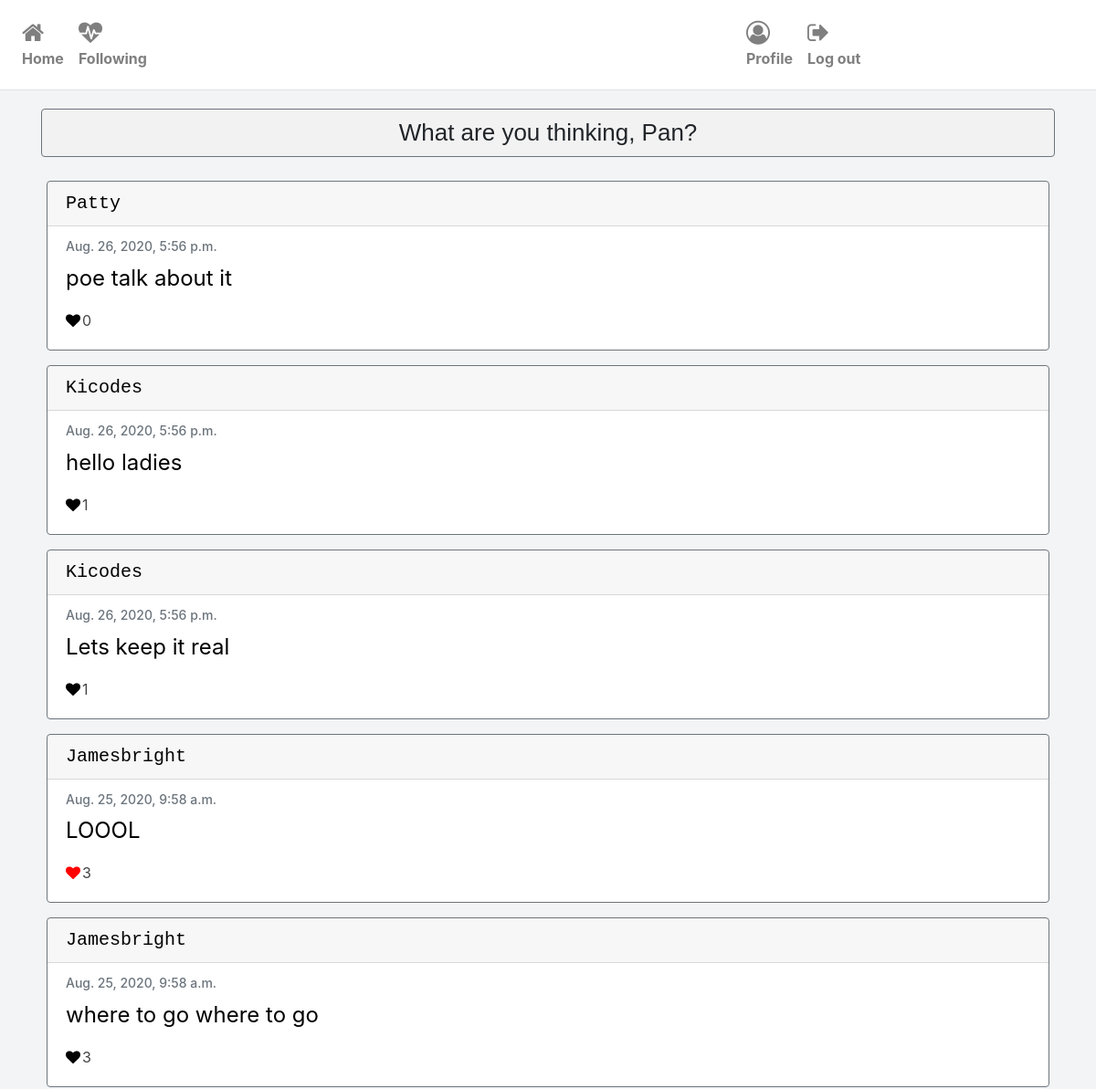
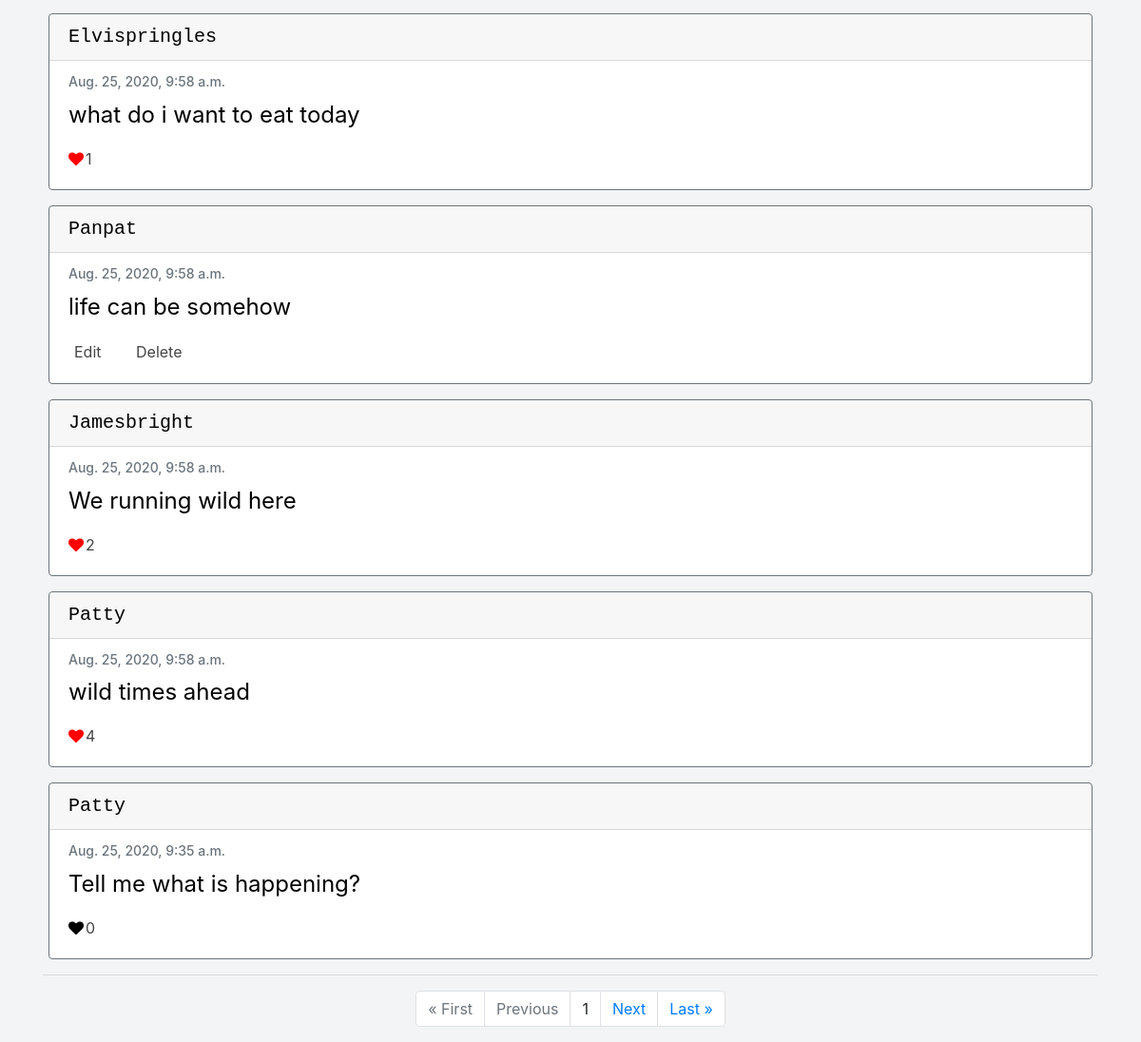
The app's page / (signed in) with its own data (2 pictures, top to bottom).
### network/models.py (models this page shows, shortened)
class User(AbstractUser):
    pass

class Post(models.Model):
    content = models.CharField(max_length=255)
    user = models.ForeignKey('User', on_delete=models.CASCADE, related_name='writer')
    date = models.DateTimeField(default=datetime.now())
    liked = models.ManyToManyField('User', default=None, blank=True, related_name='post_likes')

### network/views.py (the view)
# urls.py: path("", views.index, name="index"),
def index(request):
    posts = Post.objects.all().order_by('id').reverse()
    paginator = Paginator(posts, 10)
    page_number = request.GET.get('page')
    page_obj = paginator.get_page(page_number)
    return render(request, "network/index.html", {'page_obj': page_obj})

### network/templates/network/index.html (shortened to what this page needs)
{% extends "network/layout.html" %}
{% load static %}
{% block body %}
{% if user.is_authenticated %}
<button type="button" class="btn btn-modal-newpost border-secondary" data-toggle="modal" data-target="#create">What are you thinking,
    {% if request.user.first_name %}
        {{request.user.first_name|title}}?
    {% else %}
        {{request.user.username|title}}?
    {% endif %}
</button>
{% endif %}
{% for post in page_obj %}
<div class="card border-secondary mb-3">
    <h5 class="card-header"><a href="{% url 'profile' username=post.user %}">{{post.user|title}}</a></h5>
    <div class="card-body text-secondary">
      <h6 class="card-subtitle mb-2 text-muted">{{post.date}}</h6>
      <p class="card-text">{{post.content}}</p>
        {% if user.is_authenticated %}
            {% if request.user == post.user %}
            <button type="button" class="edit" data-toggle="modal" data-target="#edit">Edit</button>
            <button type="button" class="delete" data-toggle="modal" data-target="#delete">Delete</button>
            {% elif request.user in post.liked.all %}
            <a class="likebutton" href="#" data-catid="{{ post.id }}" id="{{post.id}}" data-total="{{post.liked.all.count}}"  data-value="Unlike" value="submit"><i class="fa fa-heart" id="heart{{post.id}}" style="color:red;"></i><span id="liked{{post.id}}">{{post.liked.all.count}}</span></a>
            {% else %}
            <a class="likebutton" href="#" data-catid="{{ post.id }}" id="{{post.id}}" data-total="{{post.liked.all.count}}"  data-value="Like" value="submit"><i class="fa fa-heart" id="heart{{post.id}}" style="color:black;"></i><span id="liked{{post.id}}">{{post.liked.all.count}}</span></a>
            {% endif %}
        {% else %}
            <p class="total-likes">Likes: {{post.liked.all.count}}</p>
        {% endif %}
    </div>
</div>
{% endfor %}
    <hr>
        <div class="container">
            <ul class="pagination justify-content-center">
                {% if page_obj.has_previous %}
                    <li class="page-item"><a href="?page=1" class="page-link">&laquo; First</a></li>
                    <li class="page-item"><a href="?page={{ page_obj.previous_page_number }}" class="page-link">Previous</a></li>
                {% else %}
                <li class="page-item disabled"><a class="page-link">&laquo; First</a></li>
                <li class="page-item disabled"><a class="page-link">Previous</a></li>
                {% endif %}
                {% if page_obj.number %}
                <li class="page-item"><a class="page-link">{{ page_obj.number }}</a></li>
                {% else %}
                <li class="page-item"><a class="page-link">0</a></li>
                {% endif %}
                {% if page_obj.has_next %}
                <li class="page-item"><a href="?page={{ page_obj.next_page_number }}" class="page-link">Next</a></li>
                <li class="page-item"><a href="?page={{ page_obj.paginator.num_pages }}" class="page-link">Last &raquo;</a></li>
                {% else %}
                <li class="page-item disabled"><a class="page-link">Next</a></li>
                <li class="page-item disabled"><a class="page-link">Last &raquo;</a></li>
                {% endif %}
            </ul>
        </div>
{% endblock %}

### network/static/network/styles.css (style rules this page uses)
body { background-color: #f2f4f5; }
i { margin-right: 2px; }
@media only screen and (min-width: 600px) { .card { width:auto; margin:6px; } }
@media only screen and (min-width: 600px) { .likebutton ,.edit, .delete { font-size: 32px; color:#454545; } }
@media only screen and (min-width: 600px) { .delete { margin-left: 20px; background-color: transparent; border: none; } }
@media only screen and (min-width: 600px) { .edit { background-color: transparent; border: none; } }
@media only screen and (min-width: 600px) { .card-header { font-size:46px; font-family: monospace; } }
@media only screen and (min-width: 600px) { .card-subtitle { font-size:28px; } }
@media only screen and (min-width: 600px) { .card-text { font-size:34px; color:black; } }
@media only screen and (min-width: 600px) { .page-item { font-size: 36px; } }
@media only screen and (min-width: 600px) { a { color: black; } }
@media only screen and (min-width: 600px) { .btn-modal-newpost { background-color: #f2f2f2; width: 100%; border: 0.5px solid #a3a3a3; margin-top: 20px; margin-bottom: 20px; font-family: 'Gill Sans', 'Gill Sans MT', Calibri, 'Trebuchet MS', sans-serif; font-size: 46px; } }
@media only screen and (min-width: 1025px) { .card { width:auto; margin:6px; } }
@media only screen and (min-width: 1025px) { .likebutton ,.edit, .delete { font-size: 16px; color:#454545; } }
@media only screen and (min-width: 1025px) { .delete { margin-left: 20px; background-color: transparent; border: none; } }
@media only screen and (min-width: 1025px) { .card-header { font-size:20px; font-family: monospace; } }
@media only screen and (min-width: 1025px) { .card-subtitle { font-size:14px; } }
@media only screen and (min-width: 1025px) { .card-text { font-size:24px; color:black; } }
@media only screen and (min-width: 1025px) { .page-item { font-size: 16px; } }
@media only screen and (min-width: 1025px) { a { color: black; } }
@media only screen and (min-width: 1025px) { .btn-modal-newpost { background-color: #f2f2f2; width: 100%; border: 0.5px solid #a3a3a3; margin-top: 20px; margin-bottom: 20px; font-family: 'Gill Sans', 'Gill Sans MT', Calibri, 'Trebuchet MS', sans-serif; font-size: 26px; } }

### records on screen
User: user.first_name "Pan"
Post: user "Patty", date "Aug. 26, 2020, 5:56 p.m.", content "poe talk about it", liked.all.count "0"
Post: user "Kicodes", date "Aug. 26, 2020, 5:56 p.m.", content "hello ladies", liked.all.count "1"
Post: user "Kicodes", date "Aug. 26, 2020, 5:56 p.m.", content "Lets keep it real", liked.all.count "1"
Post: user "Jamesbright", date "Aug. 25, 2020, 9:58 a.m.", content "LOOOL", liked.all.count "3"
Post: user "Jamesbright", date "Aug. 25, 2020, 9:58 a.m.", content "where to go where to go", liked.all.count "3"
Post: user "Elvispringles", date "Aug. 25, 2020, 9:58 a.m.", content "what do i want to eat today", liked.all.count "1"
Post: user "Panpat", date "Aug. 25, 2020, 9:58 a.m.", content "life can be somehow", shows "Edit"
Post: user "Jamesbright", date "Aug. 25, 2020, 9:58 a.m.", content "We running wild here", liked.all.count "2"
Post: user "Patty", date "Aug. 25, 2020, 9:58 a.m.", content "wild times ahead", liked.all.count "4"
Post: user "Patty", date "Aug. 25, 2020, 9:35 a.m.", content "Tell me what is happening?", liked.all.count "0"

### other values on screen
{{ page_obj.number }} "1"
